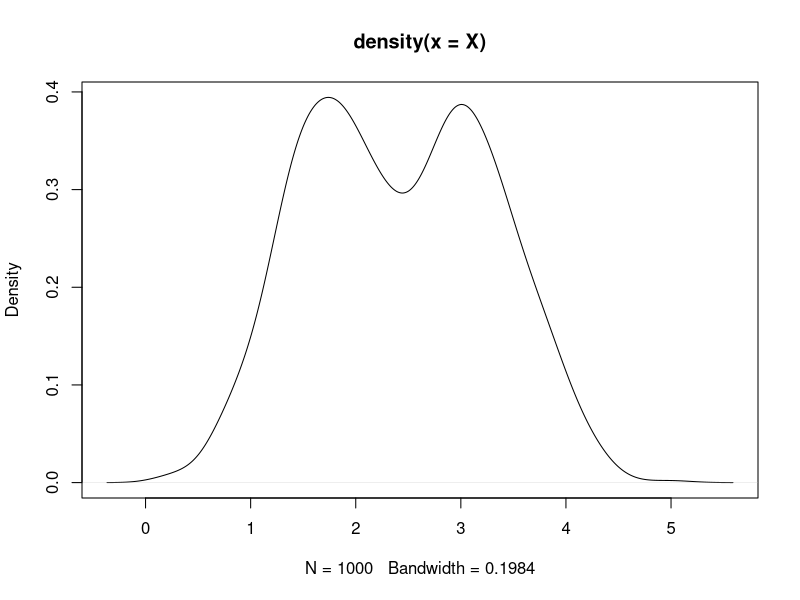

Write R code to recreate this figure. (Note: this script raises an error after producing the figure.)
# CS 571, Duke University, Fall 2013
# Matt Dickenson - mcd31
# Homework 6

setwd('~/github/cs571/homework/hw6')
library(MCMCpack) # for Dirichlet distribution


# Problem 1
X = read.table("HW6_mixture.txt", as.is=TRUE, header=FALSE)
X = as.matrix(X)
plot(density(X))
min(X)
max(X)
dim(X)
head(X)

# set hyperparameters
BURN = 500
M = 3000+BURN
STEP = 0.1
MIN = 0
MAX = 5
K = 2

# helper functions
sum.sq.err = function(x, mu){
	errs = (x-mu) 
	sq.errs = errs %*% t(errs)
	sse = sum(sq.errs)
	return(sse)
}

log.lik = function(x, mu){
	ll = sum(log(dnorm(x, mu,1)))
	return(ll)
}

# initialize
pis = mus = matrix(NA, nrow=M, ncol=K)
mus[1, ] = sample(X, 2)
mus[1,]
Z = matrix(NA, nrow=nrow(X), ncol=K)
Z[1,] = pis[1, ] = rep(1/K, K)
N = x.bar = rep(0, K)
z = rep(0, nrow(X))
alpha = rep(1, K)
S_0 = rep(3, K) 
v_0 = rep(5, K) 
v = rep(0, K)   
S = rep(0, K)   
Sigma.inv = rgamma(K, shape=v_0, rate=S_0)

for(m in 2:M){
	# step 1 - simulate proportion vector from Dirichlet
	pisamp = rdirichlet(1, c(alpha[1]+N[1], alpha[2]+N[2]) )
	pis[m, ] = pisamp[1, ]
	
	# step 2 - sample latent indicators
	for(i in 1:nrow(Z)){
		for(j in 1:ncol(Z)){
			Z[i, j] = pis[m, j] * dnorm(X[i], mus[m-1, j], 1/Sigma.inv[j])
		}
		Z[i,] = Z[i,]/sum(Z[i,])

		# step 3 - calculate new z's based on Z draws
		z[i] = sample(seq(1:K), size=1, prob=Z[i,])
	}

	# step 4 - update mean and variance
	for(k in 1:K){
		want = which(z==k)
		N[k] = length(want)
		subset = X[want]
		x.bar[k] = mean(subset)
		v[k] = v_0[k] + N[k]
		S[k] = S_0[k] + sum.sq.err(subset, mus[m-1,k]) # test this
		Sigma.inv[k] = rgamma(1, shape=v[k], rate=S[k])

		lower = max(c(MIN, mus[m-1, k]-STEP))
		upper = min(c(MAX, mus[m-1, k]+STEP))
		new.mu = runif(1, lower, upper)
		ll.new.mu = log.lik(subset, new.mu)
		ll.old.mu = log.lik(subset, mus[m-1,k])
		acceptance.prob = ll.new.mu / ll.old.mu 
		acceptance.prob = min(1, acceptance.prob, na.rm=TRUE)
		if(runif(1,0,1)<acceptance.prob){
			mus[m, k] = new.mu 
		} else {
			mus[m, k] = mus[m-1, k]
		}
		
	}
	if(m%%10==0){ print(m) }
}


# problems:
# 1. all getting labeled into one Z
# 2. high acceptance probability 

plot(1:M, mus[, 1], type='l')
plot(1:M, mus[, 2], type='l')

mean(mus[(BURN+1):M, 1])
mean(mus[(BURN+1):M, 2])

length(which(z==1))
length(which(z==2))

mus[1700:1720,]

# How many iterations of Burn-In did you run? 
#  500
# How many iterations of sampling did you run? 
#  3,000
# How did you initialize your parameters?
# Show the log likelihood trace for three different runs of the sampler starting at three different points on the data you downloaded.
# Plot a histogram of the posterior samples for each mean parameter for a single run (after burn-in)

# save.image("success-1.RData")
# save.image("success-2.RData")
save.image("success-3.RData")
